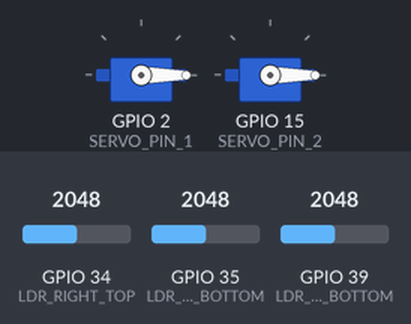
Recording of a sketch running on a simulated ESP32. Parts: 2 × servo. The test bench sets the inputs (shaded band); at power-on: GPIO 35 (LDR_RIGHT_BOTTOM) = 2048, GPIO 34 (LDR_RIGHT_TOP) = 2048, GPIO 39 (LDR_LEFT_BOTTOM) = 2048.

Above: at 1.7 s.
1.8 s: GPIO 35 (LDR_RIGHT_BOTTOM) set to 2093
At 3.0 s:
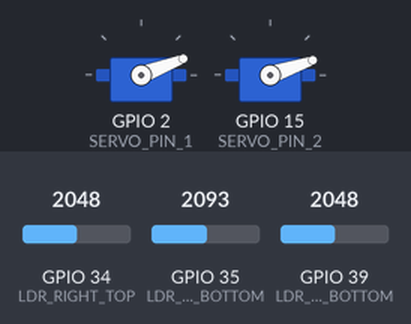
3.3 s: GPIO 34 (LDR_RIGHT_TOP) set to 2866
At 3.7 s:
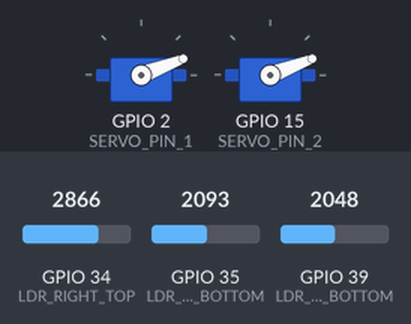
4.8 s: GPIO 39 (LDR_LEFT_BOTTOM) set to 2866
At 6.0 s:
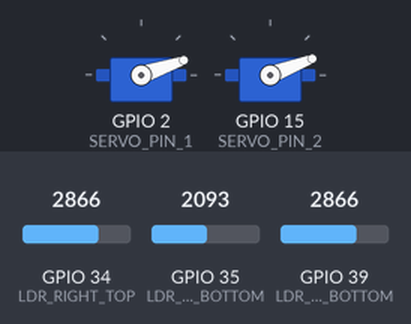
6.3 s: GPIO 39 (LDR_LEFT_BOTTOM) set to 2047
At 7.1 s:
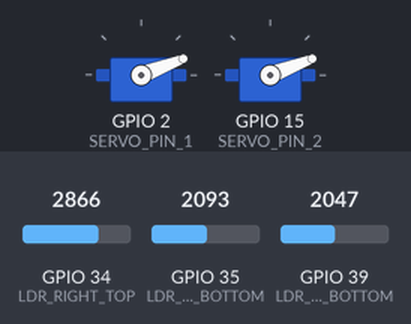
7.8 s: GPIO 39 (LDR_LEFT_BOTTOM) set to 3603
At 9.3 s:
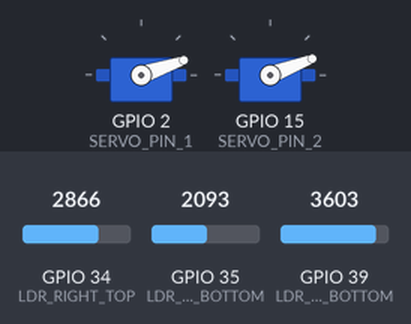
Timing chart, 0 to 10.3 s (numbered marks = the images above; inputs shaded):
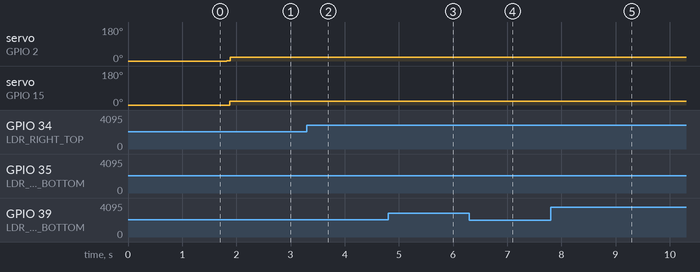

Measured:
- the behaviour switches between 2049 and 2050 on GPIO 35 (LDR_RIGHT_BOTTOM) (found by bisection; images 0 and 1)
- after the input at 1.8 s, servo on GPIO 2 (SERVO_PIN_1): 0° → 1° at once, → 21° 0.07 s later; servo on GPIO 15 (SERVO_PIN_2): 0° → 19° after 0.08 s
- after the input at 3.3 s, servo on GPIO 15 (SERVO_PIN_2): 19° → 21° at once
- after the input at 4.8 s, servo on GPIO 2 (SERVO_PIN_1): 21° → 19° at once
- after the input at 6.3 s, servo on GPIO 2 (SERVO_PIN_1): 19° → 21° at once
- after the input at 7.8 s, servo on GPIO 2 (SERVO_PIN_1): 21° → 19° after 0.07 s

The sketch:

Solar_tracking_using_esp32.ino
```cpp
/*
Author : Arun CS
Github : https://github.com/aruncs31s
*/

#include <ESP32Servo.h>

// Define the GPIO (2,15) pin connected to the servo
const int SERVO_PIN_1 = 2;
const int SERVO_PIN_2 = 15;
// Define the GPIO ADC Pins for LDR Sensors
const int LDR_LEFT_TOP = 36;
const int LDR_LEFT_BOTTOM = 39;
const int LDR_RIGHT_TOP = 34;
const int LDR_RIGHT_BOTTOM = 35;

// Setting the LDR resistance Value thresholds
const int LDR_VALUE_HIGH = 900;
const int LDR_VALUE_LOW = 20;

// Servo Motor Rotation Values
const int SERVO_LIMIT_HIGH = 180;
const int SERVO_LIMIT_LOW = 10;

int current_Servo_1_value = 0;

// Create a Servo object
Servo Servo_1; // Horizontal
Servo Servo_2; // Vertical

void setup() {
  Serial.begin(9600);

  // Attach the servo to the GPIO pin
  Servo_1.attach(SERVO_PIN_1);
  Servo_2.attach(SERVO_PIN_2);

  // Bring the servo to inital Position
  Servo_1.write(0);
  Servo_2.write(0);
  delay(500); // Need To find Out :)

  // Read The LDR Values
}
void loop() {

  int reading_LDR_left_bottom = analogRead(LDR_LEFT_BOTTOM);
  int reading_LDR_left_top = analogRead(LDR_RIGHT_TOP);
  int reading_LDR_right_top = analogRead(LDR_RIGHT_TOP);
  int reading_LDR_right_bottom = analogRead(LDR_RIGHT_BOTTOM);

  int reading_LDR_left_avg =
      (reading_LDR_left_top + reading_LDR_left_bottom) / 2;
  int reading_LDR_right_avg =
      (reading_LDR_right_bottom + reading_LDR_right_top) / 2;
  int reading_LDR_bottom_avg =
      (reading_LDR_right_bottom + reading_LDR_left_bottom) / 2;

  int reading_LDR_top_avg = (reading_LDR_right_top + reading_LDR_left_top) / 2;

  if (reading_LDR_top_avg < reading_LDR_bottom_avg) {
    Servo_2.write(current_Servo_1_value - 1);
    if (current_Servo_1_value > SERVO_LIMIT_HIGH) {
      current_Servo_1_value = SERVO_LIMIT_HIGH;
    }
    delay(8);
  } else if (reading_LDR_bottom_avg < reading_LDR_top_avg) {
    Servo_2.write(current_Servo_1_value + 1);
    if (current_Servo_1_value < SERVO_LIMIT_LOW) {

      current_Servo_1_value = SERVO_LIMIT_LOW;
    }
    delay(8);
  } else {
    Servo_2.write(current_Servo_1_value);
  }

  if (reading_LDR_right_avg < reading_LDR_left_avg) {
    Servo_1.write(current_Servo_1_value - 1);

    if (current_Servo_1_value > SERVO_LIMIT_HIGH) {
      current_Servo_1_value = SERVO_LIMIT_HIGH;
    }
    delay(8);
  } else if (reading_LDR_left_avg < reading_LDR_right_avg) {
    Servo_1.write(current_Servo_1_value + 1);

        if (current_Servo_1_value < SERVO_LIMIT_LOW) {
      current_Servo_1_value = LDR_VALUE_LOW;
    }
    delay(8);
  } else {
    Servo_1.write(current_Servo_1_value);
  }

  delay(50);
}
```
